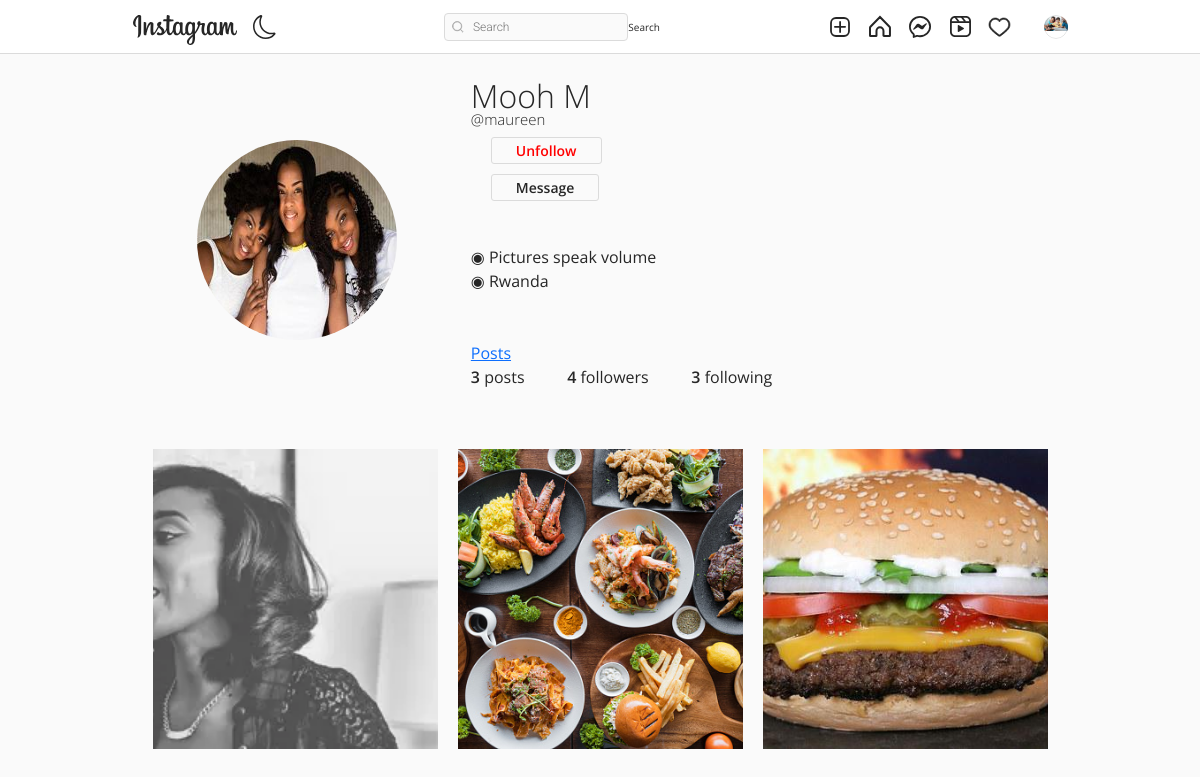
The page /maureen/ (signed in) on the database its author committed.
### instagram/models.py (models this page shows, shortened)
class Profile(models.Model):
    user = models.OneToOneField(User, related_name='profile', on_delete=models.CASCADE)
    image = models.ImageField(upload_to="profile_pciture", null=True, default="default.jpg")
    first_name = models.CharField(max_length=200, null=True, blank=True)
    last_name = models.CharField(max_length=200, null=True, blank=True)
    bio = models.CharField(max_length=200, null=True, blank=True)
    location = models.CharField(max_length=200, null=True, blank=True)
    url = models.URLField(max_length=200, null=True, blank=True)
    favourite = models.ManyToManyField(Post, blank=True)

### post/models.py (models this page shows)
class Post(models.Model):
    id = models.UUIDField(primary_key=True, default=uuid.uuid4, editable=False)
    picture = models.ImageField(upload_to=user_directory_path, verbose_name="Picture")
    caption = models.CharField(max_length=10000, verbose_name="Caption")
    posted = models.DateField(auto_now_add=True)
    tags = models.ManyToManyField(Tag, related_name="tags")
    user = models.ForeignKey(User, on_delete=models.CASCADE)
    likes = models.IntegerField(default=0)
    def get_absolute_url(self):
        return reverse("post-details", args=[str(self.id)])

### instagram/views.py (the view)
# urls.py: path('<username>/', UserProfile, name='profile'),
def UserProfile(request, username):
    Profile.objects.get_or_create(user=request.user)
    user = get_object_or_404(User, username=username)
    profile = Profile.objects.get(user=user)
    url_name = resolve(request.path).url_name
    posts = Post.objects.filter(user=user).order_by('-posted')
    if url_name == 'profile':
        posts = Post.objects.filter(user=user).order_by('-posted')
    else:
        posts = profile.favourite.all()
    posts_count = Post.objects.filter(user=user).count()
    following_count = Follow.objects.filter(follower=user).count()
    followers_count = Follow.objects.filter(following=user).count()
    follow_status = Follow.objects.filter(following=user, follower=request.user).exists()
    paginator = Paginator(posts, 8)
    page_number = request.GET.get('page')
    posts_paginator = paginator.get_page(page_number)
    context = {
        'posts': posts,
        'profile':profile,
        'posts_count':posts_count,
        'following_count':following_count,
        'followers_count':followers_count,
        'posts_paginator':posts_paginator,
        'follow_status':follow_status,
    }
    return render(request, 'profile.html', context)

### templates/profile.html (shortened to what this page needs)
{% extends 'base.html' %}
{% load static %}
{% block content %}
<!DOCTYPE html>
<html lang="en">
<head>
    <link rel="stylesheet" href="{% static 'assets3/css/reset.css' %}">
    <link rel="stylesheet" href="{% static 'assets3/css/styles.css' %}">
    <link rel="stylesheet" href="https://use.fontawesome.com/releases/v5.2.0/css/all.css">
</head>
<body>
    <header>
        <br><br><br>
        <div class="container">
            <div class="profile">
                <div class="profile-image">
                    <img src="{{profile.image.url}}" alt="" style="width: 200px; height: 200px;">
                </div>
                <div class="profile-user-settings">
                        {% if profile.first_name %}
                        <h6 class="profile-user-name">{{profile.first_name}} {{profile.last_name}}</h6> <br>
                        {% endif %}
                        <h5 style="font-size: 15px;" class="profile-user-name">@{{profile.user.username}}</h5>
                        <br><br>
                        {% if request.user.is_authenticated and request.user != profile.user %}
                            {% if follow_status == True %}
                                <a href="{% url 'follow' profile.user 0 %}" class="btn profile-edit-btn" style="color: red;">Unfollow</a> <br><br>
                            {% else %}
                                <a href="{% url 'follow' profile.user 1 %}" class="btn profile-edit-btn" style="color: green;">Follow</a> <br><br>
                            {% endif %}
                        {% endif %}
                        {% if request.user.is_authenticated and request.user != profile.user %}
                                <a href="{% url 'conversation' profile.user  %}" class="btn profile-edit-btn">Message</a> <br><br>
                        {% endif %}
                        <br>
                </div>
                <div class="profile-bio">
                    <br>
                    {% if profile.bio %}
                    <p>◉ {{profile.bio}}</p>
                    {% endif %}
                    {% if profile.location %}
                    <p>◉ {{profile.location}}</p>
                    {% endif %}
                    <br><br>
                    <div class="profile-user-settings">
                        <a  href="{% url 'profile' profile.user %}"  class="btns profiele-edit-btn">Posts</a>
                    </div>
                </div>
                <div class="profile-stats">
                    <ul>
                        <li><span class="profile-stat-count">{{posts_count}}</span> posts</li>
                        <li><span class="profile-stat-count">{{followers_count}}</span> followers</li>
                        <li><span class="profile-stat-count">{{following_count}}</span> following</li>
                    </ul>
                    <br>
                </div>
            </div>
        </div>
    </header>
    <main>
        <div class="container">
            <div class="gallery">
                {% for post in posts %}
                <a href="{{post.get_absolute_url}}"><div class="gallery-item" tabindex="0">
                    <img src="{{ post.picture.url }}" class="gallery-image" alt="" style="width: 500px; height: 300px; object-fit: cover;">
                </div></a>
                {% endfor %}
            </div>
        </div>
    </main>
    {% endblock content %}

### templates/base.html (shortened to what this page needs)
{% load static %}
<!DOCTYPE html>
<html lang="en">
<head>
    <link rel="stylesheet" href="https://cdn.jsdelivr.net/npm/bootstrap-icons@1.8.1/font/bootstrap-icons.css">
    <link href="https://cdn.jsdelivr.net/npm/bootstrap@5.1.3/dist/css/bootstrap.min.css" rel="stylesheet">
    <link rel="stylesheet" type="text/css" href="{% static 'assets1/style.css' %}">
</head>
<body>
    <header class="header">
        <nav class="header__content">
            <div class="header__buttons">
                <a href="{% url 'index' %}" class="header__home">
                </a>
                <button class="header__theme-button" title="Toggle Theme">
                </button>
            </div>
            <form action="{% url 'search-users' %}" method="GET">
                <div class="header__search">
                    <input type="text" placeholder="Search" name="q" value="{{ request.GET.q }}">
                    <button class="btn btn-primary" type="submit">Search</button>
                </div>
            </form>
            <div class="header__buttons header__buttons--desktop">
                <a href="{% url 'newpost' %}">
                </a>
                <a href="{% url 'index' %}">
                </a>
                <a href="{% url 'message' %}">
                </a>
                <a href="#">
                </a>
                <span>
                    <a href="{% url 'show-notification' %}">
                    </a>
                </span>
                <a href="">
                    <button class="profile-button">
                        <a href="{% url 'profile' request.user %}">
                            <div class="profile-button__picture">
                                <img src="{{request.user.profile.image.url}}" alt="User Picture">
                            </div>
                        </a>
                    </button>
                </a>
            </div>
        </nav>
    </header>
    {% block content %}
    {% endblock content %}
</body>
</html>

### static/assets1/style.css (style rules this page uses)
*, *::after, *::before { box-sizing: border-box; margin: 0; padding: 0; }
*, button, input, select, textarea { font-family: 'Roboto', sans-serif; }
:root { --primary: hsl(0, 0%, 100%); --secondary: hsl(0, 0%, 98%); --border: hsl(0, 0%, 86%); --story-border: hsl(0, 0%, 78%); --img-border: hsla(0, 0%, 0%, 0.1); --text-dark: hsl(0, 0%, 15%); --text-light: hsl(0, 0%, 60%); --like: hsl(355, 82%, 61%); --link: hsl(204, 100%, 48%); --header-height: 44px; --nav-height: 44px; }
body { min-height: 100vh; display: flex; flex-direction: column; overflow-y: auto; }
svg { display: block; }
img { max-width: 100%; }
.header { width: 100%; height: var(--header-height); background-color: var(--primary); display: flex; justify-content: center; position: fixed; top: 0; left: 0; z-index: 2; }
.header::after { content: ''; position: absolute; bottom: 0; width: 100%; height: 1px; background-color: var(--border); }
.header__content { width: 100%; max-width: 975px; padding: 0 14px; display: flex; justify-content: space-between; align-items: center; }
.header__home { margin-top: 5px; }
.header__theme-button { background-color: transparent; border: none; cursor: pointer; }
.header__theme-button-moon { display: unset; }
.header__search { width: 216px; height: 28px; display: none; align-items: center; position: relative; }
.header__search svg { width: 12px; height: 12px; position: absolute; left: 8px; }
.header__search input { width: 100%; height: 100%; background-color: var(--secondary); padding: 4px 10px 4px 28px; border: 1px solid var(--border); border-radius: 4px; outline: none; font-size: 12px; font-weight: 300; text-decoration: none; color: var(--text-light); text-overflow: ellipsis; overflow: hidden; white-space: nowrap; }
.header__buttons { display: flex; align-items: center; gap: 16px; }
.profile-button { background-color: transparent; border: none; outline: none; cursor: pointer; position: relative; }
.profile-button__picture { width: 24px; height: 24px; border-radius: 50%; overflow: hidden; position: relative; }
.profile-button__picture::after { content: ''; position: absolute; top: 0; bottom: 0; left: 0; right: 0; border: 1px solid var(--img-border); border-radius: 50%; }
@media (min-width: 768px) { :root { --header-height: 54px; --nav-height: 0px; } }
@media (min-width: 768px) { .header__content { padding: 0 20px; } }
@media (min-width: 768px) { .header__search { display: flex; } }

### static/assets3/css/styles.css (style rules this page uses)
:root { font-size: 10px; }
*, *::before, *::after { box-sizing: border-box; }
body { font-family: "Open Sans", Arial, sans-serif; min-height: 100vh; background-color: #fafafa; color: #262626; padding-bottom: 3rem; }
img { display: block; }
.container { max-width: 93.5rem; margin: 0 auto; padding: 0 2rem; }
.btn { display: inline-block; font: inherit; background: none; border: none; color: inherit; padding: 0; cursor: pointer; }
.profile { padding: 5rem 0; }
.profile::after { content: ""; display: block; clear: both; }
.profile-image { float: left; width: calc(33.333% - 1rem); display: flex; justify-content: center; align-items: center; margin-right: 3rem; }
.profile-image img { border-radius: 50%; }
.profile-user-settings, .profile-stats, .profile-bio { float: left; width: calc(66.666% - 2rem); }
.profile-user-settings { margin-top: 1.1rem; }
.profile-user-name { display: inline-block; font-size: 3.2rem; font-weight: 300; }
.profile-edit-btn { font-size: 1.4rem; line-height: 1.8; border: 0.1rem solid #dbdbdb; border-radius: 0.3rem; padding: 0 2.4rem; margin-left: 2rem; }
.profile-stats { margin-top: 2.3rem; }
.profile-stats li { display: inline-block; font-size: 1.6rem; line-height: 1.5; margin-right: 4rem; cursor: pointer; }
.profile-stats li:last-of-type { margin-right: 0; }
.profile-bio { font-size: 1.6rem; font-weight: 400; line-height: 1.5; margin-top: 2.3rem; }
.profile-real-name, .profile-stat-count, .profile-edit-btn { font-weight: 600; }
.gallery { display: flex; flex-wrap: wrap; margin: -1rem -1rem; padding-bottom: 3rem; }
.gallery-item { position: relative; flex: 1 0 22rem; margin: 1rem; color: #fff; cursor: pointer; }
.gallery-image { width: 100%; height: 100%; object-fit: cover; }

### rows shown on the page
Profile: image (picture), first_name "Mooh", last_name "M", user.username "maureen", bio "Pictures speak volume", location "Rwanda"
Post: picture (picture)
Post: picture (picture)
Post: picture (picture)

### other values the page prints
{{ posts_count }} "3"
{{ followers_count }} "4"
{{ following_count }} "3"
